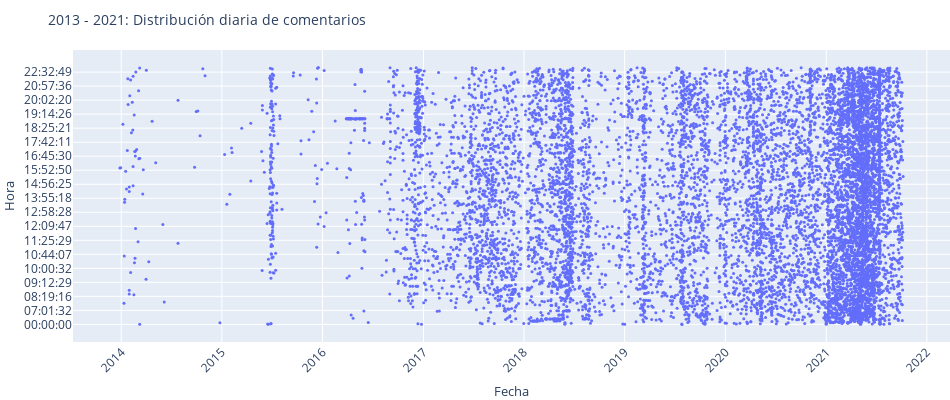

The notebook cell saved with this chart:
### Code cell
h_comment_vals = list(df_tot_by_day['post_time'])

fig1 = go.Figure()
fig1.add_trace(go.Scatter(x=list(df_tot_by_day['post_date']), y=h_comment_vals,
                    mode='markers',
                    marker=dict(size=3),
                    name='Datetime inicio'))

fig1.update_layout(title='2013 - 2021: Distribución diaria de comentarios',
                  legend_title="Time marks",
                  xaxis_tickangle=-45,
                  yaxis=dict(
                      title='Hora',
                      titlefont_size=13,
                      tickfont_size=12
                  ),
                  xaxis=dict(
                      title='Fecha',
                      titlefont_size=13,
                      tickfont_size=12
                  ),
                  autosize=False,
                  width=950,
                  height=400,
                  margin=dict(l=0, r=0, t=50, b=0),
                  font=dict(size=10))

fig1.update_yaxes(categoryorder='category ascending')

fig1.show()

### Figure 1 — Plotly figure (JSON) as saved in the notebook; plotly's stock layout.template omitted (floating-point values rounded to 4 significant figures; data arrays with more than 128 entries replaced by an {"elided": "..."} marker saying what was removed)
{"data": [{"marker": {"size": 3}, "mode": "markers", "name": "Datetime inicio", "type": "scatter", "x": {"elided": "10023 str values"}, "y": {"elided": "10023 str values"}}], "layout": {"autosize": false, "font": {"size": 10}, "height": 400, "legend": {"title": {"text": "Time marks"}}, "margin": {"b": 0, "l": 0, "r": 0, "t": 50}, "title": {"text": "2013 - 2021: Distribución diaria de comentarios"}, "width": 950, "xaxis": {"tickangle": -45, "tickfont": {"size": 12}, "title": {"font": {"size": 13}, "text": "Fecha"}}, "yaxis": {"categoryorder": "category ascending", "tickfont": {"size": 12}, "title": {"font": {"size": 13}, "text": "Hora"}}}}
